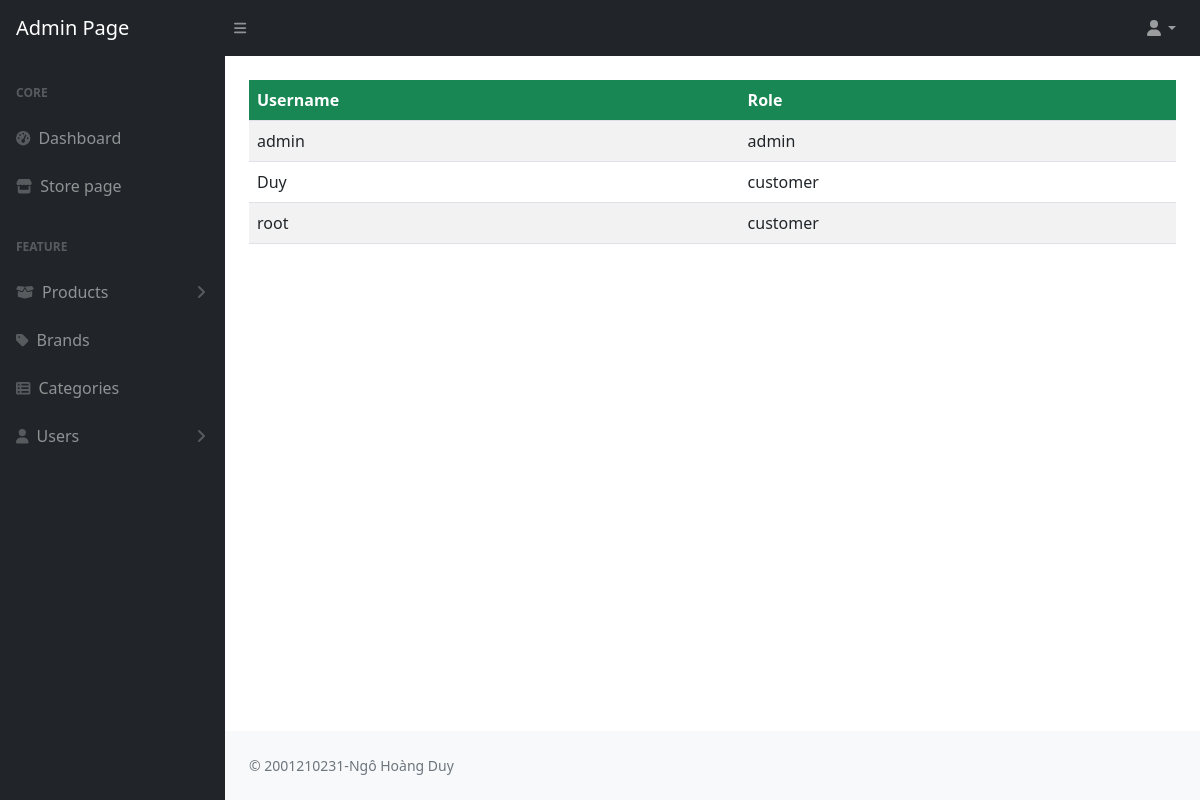
/Admin/userList.php (signed in), run on the app's committed database.
### tables this page shows
CREATE TABLE `users` (
  `User_Id` int NOT NULL,
  `Username` varchar(255) NOT NULL,
  `Phone` varchar(11) DEFAULT NULL,
  `Password` varchar(255) NOT NULL,
  `Email` varchar(255) NOT NULL,
  `Role` text NOT NULL
);

### include/Database.php (called while the page is built, shortened)
<?php
class Database {
    private $pdo;
    public function __construct() {
        $host = "localhost";
        $db = "noithat";
        $user = "Duy";
        $pass = "Duy01032003!";
        $dsn = "mysql:host=$host;dbname=$db;charset=utf8";
            $this->pdo = new PDO($dsn, $user, $pass);
    }
    public function prepareAndExecute($sql, $data = []) {
        $stmt = $this->pdo->prepare($sql);
        $stmt->execute($data);
        return $stmt;
    }
    public function getAllData($table) {
        $sql = "SELECT * FROM $table";
        $stmt = $this->prepareAndExecute($sql);
        return $stmt->fetchAll(PDO::FETCH_ASSOC);
    }
}

### Admin/userList.php (the view, shortened to what this page needs)
<?php
require_once 'layout/headerAdmin.php';
require_once '../include/Database.php';
$db = new Database();
$users = $db->getAllData('users');
?>
<table class="table table-striped mt-4">
    <thead class="bg-success text-white">
        <tr>
            <th>Username</th>
            <th>Role</th>
        </tr>
    </thead>
    <tbody>
        <?php foreach ($users as $user): ?>
            <tr>
                <td><?php echo $user['Username']; ?></td>
                <td><?php echo $user['Role']; ?></td>
            </tr>
        <?php endforeach; ?>
    </tbody>
</table>
<?php
require_once 'layout/footerAdmin.php'
?>

### data on the page
users: Username "admin", Role "admin"
users: Username "Duy", Role "customer"
users: Username "root", Role "customer"
